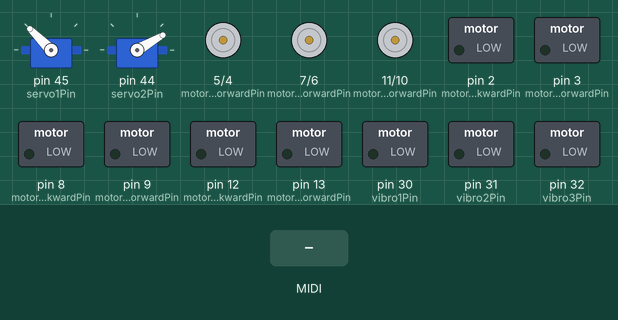
Recording of a sketch running on a simulated Arduino Mega 2560, built with avr-gcc and run on an emulated ATmega2560. Shown: 2 × servo, motor-driver pin pairs drawn as motors (green arrow = first pin HIGH = forward, orange = second pin HIGH = backward, longer = more drive), switched loads named in the sketch (green lamp = pin HIGH). The test bench sets the inputs (shaded band). MIDI output is not drawn.

Above: at 1.2 s.
1.3 s: MIDI note 60 received
At 1.45 s:
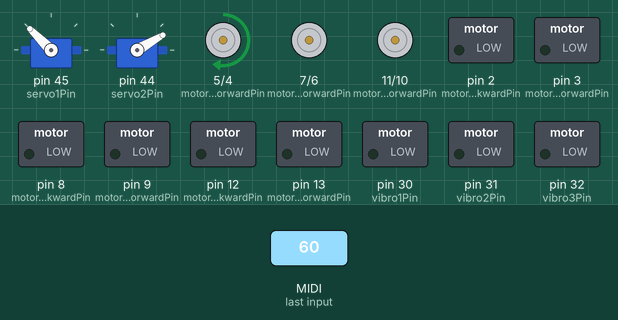
3.1 s: MIDI note 64 received
At 3.25 s:
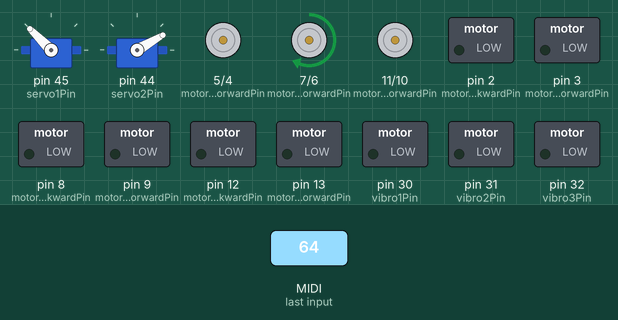
4.9 s: MIDI note 67 received
At 5.05 s:
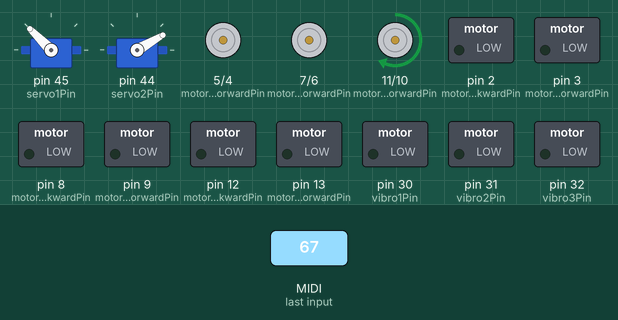
6.7 s: MIDI note 72 received
At 6.85 s:
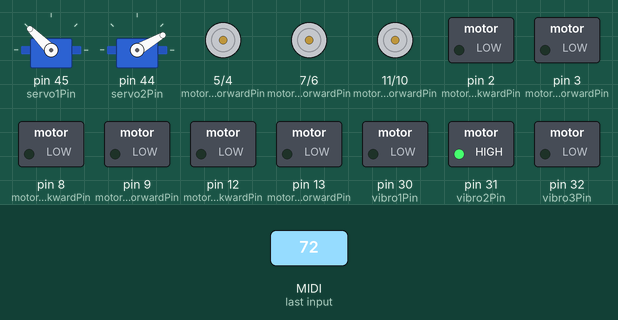
Timing chart, 0 to 9.5 s (numbered marks = the images above; inputs shaded):
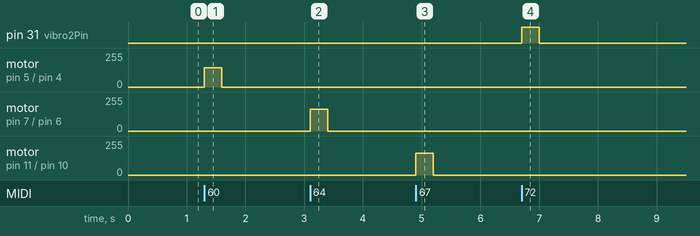

The sketch:

harpCHOR.ino
```cpp
#include <MIDI.h>
#include <Servo.h>

//Motor 1
const int motor1ForwardPin = 13;
const int motor1BackwardPin = 12;
//Motor 2
const int motor2ForwardPin = 11;
const int motor2BackwardPin = 10;
//Motor 3
const int motor3ForwardPin = 9;
const int motor3BackwardPin = 8;
//Motor 4
const int motor4ForwardPin = 7;
const int motor4BackwardPin = 6;
//Motor 5
const int motor5ForwardPin = 5;
const int motor5BackwardPin = 4;
//Motor 6
const int motor6ForwardPin = 3;
const int motor6BackwardPin = 2;

const int vibro1Pin = 30;
const int vibro2Pin = 31;
const int vibro3Pin = 32;
const int vibro4Pin = 33;
const int vibro5Pin = 34;

// Servo pins
const int servo1Pin = 45;
const int servo2Pin = 44;

unsigned long time;


Servo servo1;
Servo servo2;

const int vibratePin1 = 5;
int speed = 100;

const int num_voices = 11;
int playing[num_voices] {0};

int playing_pins[num_voices] {
  motor5ForwardPin,
  motor3ForwardPin,
  motor4ForwardPin,
  motor6ForwardPin,
  motor2ForwardPin,
  motor1ForwardPin,
  vibro1Pin,
  vibro2Pin,
  vibro3Pin,
  vibro4Pin,
  vibro5Pin,
};

struct motor_speed_range {
  int min_speed;
  int max_speed;
};

motor_speed_range ranges[6] {
  {20, 180},
  {100, 180},
  {100, 180},
  {100, 180},
  {100, 180},
  {100, 180},
};

struct CustomBaudRate : public MIDI_NAMESPACE::DefaultSettings {
  static const long BaudRate = 38400;
};

void handleStop() {
  for (int i = 0; i<num_voices; ++i) {
    // Handle the vibrators
    if (i >= 6) {
      digitalWrite(playing_pins[i], LOW);
    } else {
      analogWrite(playing_pins[i], 0);
    }
  }
  servo1.write(135);
  servo2.write(30);
  delay(15);
}

void handleControlChange(byte channel, byte cc_number, byte value) {
    //servo1.write(135);
    //servo2.write(30);
    if (cc_number == 16) {
      servo1.write(map(value,0,127,135,115));
    } else if (cc_number == 17) {
      servo2.write(map(value,0,127,30,55));
    }

}

void handleNoteOn(byte channel, byte pitch, byte velocity)
{
    switch (pitch) {
      case 60:
        playing[0] = velocity;
        break;
      case 62:
        playing[1] = velocity;
        break;
      case 64:
        playing[2] = velocity;
        break;
      case 65:
        playing[3] = velocity;
        break;
      case 67:
        playing[4] = velocity;
        break;
      case 69:
        playing[5] = velocity;
        break;
      case 71:
        playing[6] = velocity;
        break;
      case 72:
        playing[7] = velocity;
        break;
      case 74:
        playing[8] = velocity;
        break;
      default:
        break;
    }
}

void handleNoteOff(byte channel, byte pitch, byte velocity)
{
      switch (pitch) {
      case 60:
        playing[0] = -1;
        break;
      case 62:
        playing[1] = -1;
        break;
      case 64:
        playing[2] = -1;
        break;
      case 65:
        playing[3] = -1;
        break;
      case 67:
        playing[4] = -1;
        break;
      case 69:
        playing[5] = -1;
        break;
      case 71:
        playing[6] = -1;
        break;
      case 72:
        playing[7] = -1;
        break;
      case 74:
        playing[8] = -1;
        break;
    }

}

MIDI_CREATE_CUSTOM_INSTANCE(HardwareSerial, Serial, MIDI, CustomBaudRate);
void setup()
{
    MIDI.setHandleNoteOn(handleNoteOn);
    MIDI.setHandleNoteOff(handleNoteOff);
    MIDI.setHandleControlChange(handleControlChange);
    MIDI.setHandleStop(handleStop);
    MIDI.begin(MIDI_CHANNEL_OMNI);  // Listen to all incoming messages

    //Set pins as outputs
    pinMode(motor1ForwardPin, OUTPUT);
    pinMode(motor1BackwardPin, OUTPUT);
    pinMode(motor2ForwardPin, OUTPUT);
    pinMode(motor2BackwardPin, OUTPUT);
    pinMode(motor3ForwardPin, OUTPUT);
    pinMode(motor3BackwardPin, OUTPUT);
    pinMode(motor4ForwardPin, OUTPUT);
    pinMode(motor4BackwardPin, OUTPUT);
    pinMode(motor5ForwardPin, OUTPUT);
    pinMode(motor5BackwardPin, OUTPUT);
    pinMode(motor6ForwardPin, OUTPUT);
    pinMode(motor6BackwardPin, OUTPUT);
    pinMode(LED_BUILTIN, OUTPUT);
    pinMode(vibro1Pin,OUTPUT);
    pinMode(vibro2Pin,OUTPUT);
    pinMode(vibro3Pin,OUTPUT);

    for (int i = 0; i<num_voices; ++i)
    {
      playing[i] = -1;
    }

    servo1.attach(servo1Pin);
    servo2.attach(servo2Pin);
    servo1.write(135);
    servo2.write(30);
    delay(15);
}

void loop()
{
    // Read incoming messages
    MIDI.read();

    time = millis();

    for (int i = 0; i<num_voices; ++i) {
      // Handle the vibrators
      if (i >= 6) {
        if (playing[i] >= 0) {
          digitalWrite(playing_pins[i], HIGH);
        } else {
          digitalWrite(playing_pins[i], LOW);
        }
      } else {
        if (playing[i] >= 0) {
          analogWrite(playing_pins[i], map(playing[i],0,127,ranges[i].min_speed,ranges[i].max_speed));
        } else {
          analogWrite(playing_pins[i], 0);
        }
      }
    }


}
```

Measured:
- after the input at 1.3 s, motor on pin 5 (motor5ForwardPin) / pin 4 (motor5BackwardPin): stopped → forward 145/255 at once, → stopped 0.30 s later
- after the input at 3.1 s, motor on pin 7 (motor4ForwardPin) / pin 6 (motor4BackwardPin): stopped → forward 162/255 at once, → stopped 0.30 s later
- after the input at 4.9 s, motor on pin 11 (motor2ForwardPin) / pin 10 (motor2BackwardPin): stopped → forward 162/255 at once, → stopped 0.30 s later
- after the input at 6.7 s, pin 31 (vibro2Pin): LOW → HIGH at once, → LOW 0.30 s later
